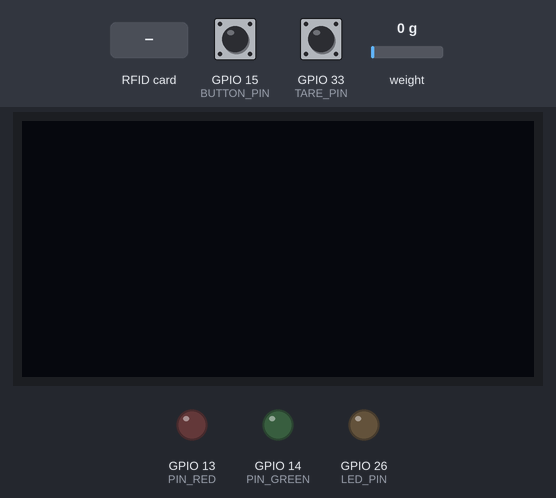
Simulated run of this sketch. Board: ESP32. Parts: 128×64 one-colour display, output pins drawn as LEDs (lit = HIGH). Inputs (shaded band) come from the test bench; at power-on: weight on the scale 0 g, GPIO 33 (TARE_PIN) HIGH, GPIO 15 (BUTTON_PIN) HIGH. WiFi joins after 1.5 s; servers stay silent unless stated; uploads are accepted with an empty reply; what the sketch prints to the serial monitor is not drawn.

Above: at 6.2 s.
6.3 s: weight on the scale set to 100 g
At 7.0 s:
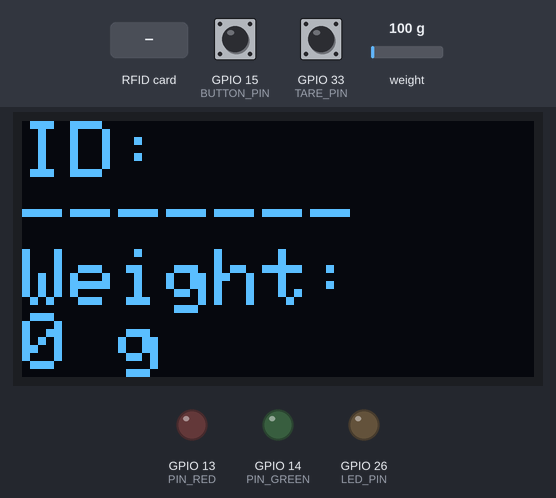
7.8 s: GPIO 33 (TARE_PIN) pulled LOW for 0.15 s
At 10.1 s:
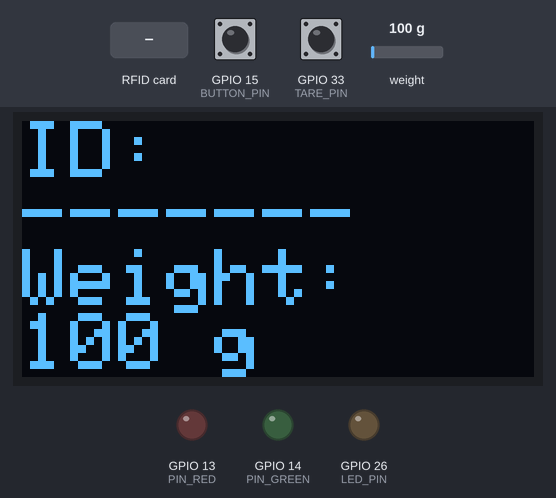
10.4 s: RFID card 5E 7A 19 C4 held to the reader
At 11.3 s:
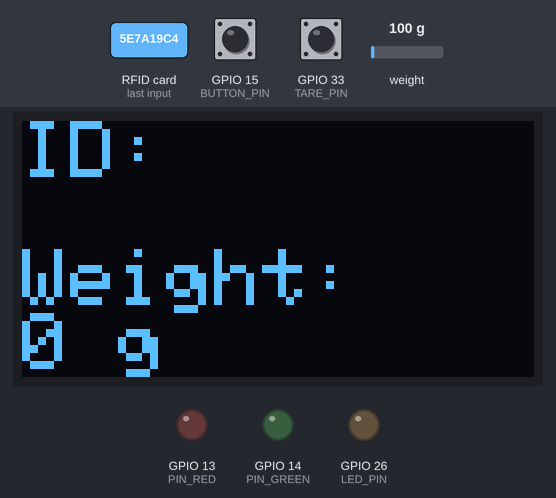
12.1 s: GPIO 15 (BUTTON_PIN) pulled LOW for 0.15 s
At 13.1 s:
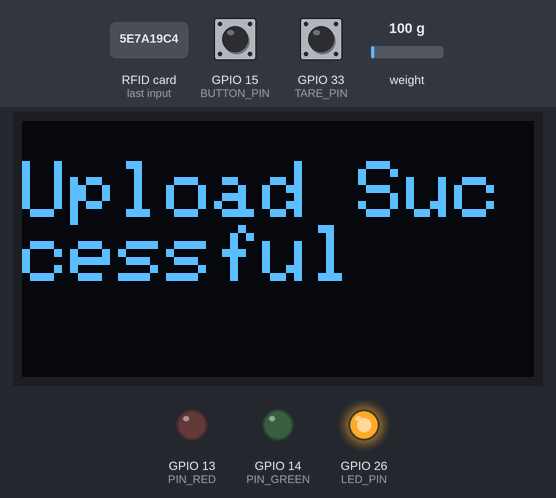
15.2 s: GPIO 15 (BUTTON_PIN) pulled LOW for 1 s
At 17.6 s:
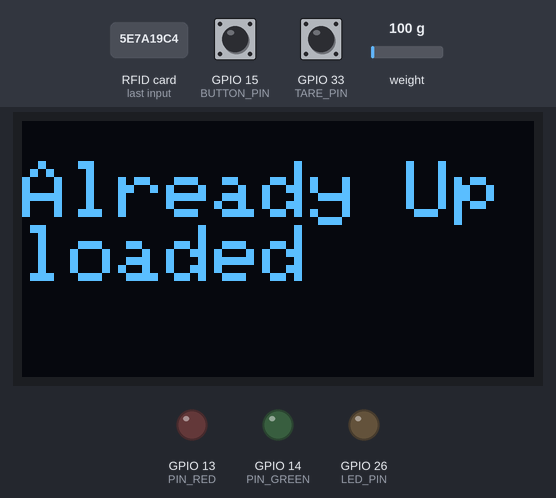
18.1 s: weight on the scale set to 1250 g
At 19.1 s:
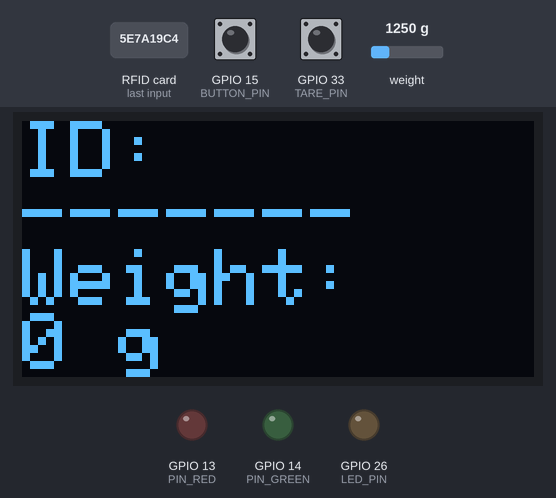
Timing chart, 0 to 20.6 s (numbered marks = the images above; inputs shaded):
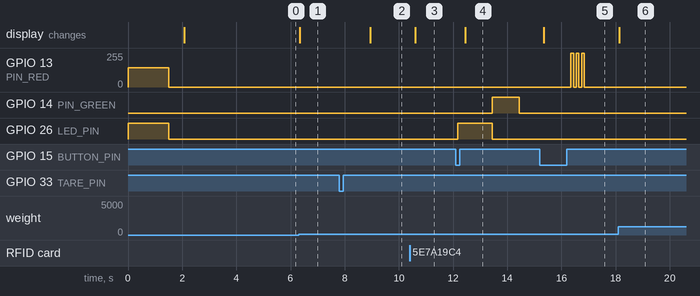

The sketch:

Tea_farm_management_esp32_code.ino
```cpp
/* Declaration from the Author:
The portions of the codes responsible for interfacing the load cell with ESP32 Microcontroller is adapted from the works posted by Rui Santos on RandomNerdTutorials.com
The portions of the code related to RFID and uploading to google sheet is adapted from Himanshu Sharma. The GitHub project is available at https://github.com/himanshus2847/IoT-Attendance-System-using-RFID
*/

// Message from Rui Santos
/*
  Rui Santos
  Complete project details at https://RandomNerdTutorials.com/esp32-load-cell-hx711/

  Permission is hereby granted, free of charge, to any person obtaining a copy
  of this software and associated documentation files.

  The above copyright notice and this permission notice shall be included in all
  copies or substantial portions of the Software.
*/

// Library HX711 by Bogdan Necula: https://github.com/bogde/HX711
// Library: pushbutton by polulu: https://github.com/pololu/pushbutton-arduino

#include <Arduino.h>
#include "HX711.h"  // Library for using the HX711 amplifier for reading the data from a load cell
#include "soc/rtc.h"
#include <Wire.h>
#include <Adafruit_GFX.h>
#include <Adafruit_SSD1306.h> // Library for using a OLED Display
#include <Pushbutton.h> // Library for simplifying the code of pushbutton

#include <SPI.h>
#include <MFRC522.h> // Library for using RFID Card

#include "WiFi.h"
#include <HTTPClient.h>

/* Edit Your WiFi Name and Password. */
const char* ssid = "Your_WiFi_Name";
const char* password = "Your_WiFi_Password";
String upload_link = "YOUR_GOOGLE_SHEET_UPLOAD_LINK"; /* For example: "https://script.google.com/macros/s/xxxxxxx__xx_xxxxxxxxxxxxxxx_xxxx_xxxxxxxxxxxxxxxxxxxxxxxxxxxxxxxxxxxxx/exec" */


int httpCode = 0;
unsigned long startMillis;
unsigned long currentMillis;
const unsigned long period = 5000;

/* HX711 circuit wiring */
const int LOADCELL_DOUT_PIN = 16;
const int LOADCELL_SCK_PIN = 4;

/*---------------rfid initials---------------*/
#define SS_PIN  5  // ESP32 pin GIOP5
#define RST_PIN 27 // ESP32 pin GIOP27
MFRC522 mfrc522(SS_PIN, RST_PIN); // Instance of the class
MFRC522::MIFARE_Key key;

/* Setting the block to which we want to write data */
/* Be aware of Sector Trailer Blocks */
int blockNum = 2;
/* Create an array of 16 Bytes and fill it with data */

/* Length of buffer should be 2 Bytes more than the size of Block (16 Bytes) */
byte bufferLen = 18;
byte readBlockData[18];

/* The RFID card has ID numbers written on it which corresponds to Staffs of the Facility.
The ID is 8 digits long. For example "00000008".
  */
String convertedID = " ";
String idOld = " "; // The previously scanned ID
bool newCardScanned = false;
MFRC522::StatusCode status;


#define LED_PIN 26

HX711 scale;
int reading;
int lastReading;

//REPLACE WITH YOUR CALIBRATION FACTOR
#define CALIBRATION_FACTOR 391.33

//OLED Display
#define SCREEN_WIDTH 128 // OLED display width, in pixels
#define SCREEN_HEIGHT 64 // OLED display height, in pixels

// Declaration for an SSD1306 display connected to I2C (SDA, SCL pins)
#define OLED_RESET     -1 // Reset pin # (or -1 if sharing Arduino reset pin)
Adafruit_SSD1306 display(SCREEN_WIDTH, SCREEN_HEIGHT, &Wire, OLED_RESET);

//Button
#define BUTTON_PIN 15
#define TARE_PIN 33
Pushbutton button(BUTTON_PIN);
Pushbutton buttonTare(TARE_PIN);

#define PIN_RED 13
#define PIN_GREEN 14
#define PIN_BLUE 26

//#include <Fonts/FreeSans9pt7b.h>
void displayText(String message) {
  display.clearDisplay();
  display.setTextSize(2);
  display.setTextColor(WHITE);
  display.setCursor(0, 10);
  // Display static text
  display.println(message);
  display.display();
  delay(1000);
}

void displayIdWeight(String id, int weight) {
  display.clearDisplay();
  display.setTextSize(2);
  display.setTextColor(WHITE);
  display.setCursor(0, 0);
  display.println("ID:");
  display.println(id);
  display.println("Weight: ");
  display.print(weight);
  display.print(" g");
  display.display();

}

void ReadDataFromBlock(int blockNum, byte readBlockData[])
{
  for (byte i = 0; i < 6; i++)
  {
    key.keyByte[i] = 0xFF; /* The key for reading the data is 11111111 */
  }
  /* Authenticating the desired data block for Read access using Key A */
  status = mfrc522.PCD_Authenticate(MFRC522::PICC_CMD_MF_AUTH_KEY_A, blockNum, &key, &(mfrc522.uid));

  if (status != MFRC522::STATUS_OK)
  {
    Serial.print("Authentication failed for Read: ");
    Serial.println(mfrc522.GetStatusCodeName(status));
    Serial.println("Error from Card Authentication Failure.");
    displayText("Scan Again!");
    setLedColor('r'); // Utilizing an RGB LED for warning signal.
    return;
  }


  /* Reading data from the Block */
  status = mfrc522.MIFARE_Read(blockNum, readBlockData, &bufferLen);
  bufferLen = 18; //Remember to re-initialize bufferlen, because it gets reset after the read call
  if (status != MFRC522::STATUS_OK)
  {
    Serial.print("Reading failed: ");
    Serial.println(mfrc522.GetStatusCodeName(status));
    displayText("Scan Again!");
    setLedColor('r');
    return;
  }

}

/* A function to detect when the same card is being scanned more than one time  */
bool dataMatches(String idOldLocal, String idNew)
{

  if (idOldLocal == idNew)
  {
    return true;
  }
  else
  {
    idOld = idNew;
    return false;
  }
}


/* Uploads the scanned ID and weight reading from the load cell to the Google Sheet.
To upload to the Google Sheet, we need the uploading link obtained from the Sheet which is stored in the variable upload_link.
The Instructions to generate the upload link will be described in the ReadMe file.  */

void upload(String id,int weight)
{

    if(WiFi.status()== WL_CONNECTED)
    {
        HTTPClient http;
        setLedColor('b');
        String serverPath = String(upload_link) + "?id="+ id +"&tea-leaf-weight="+String(weight);
        Serial.print("POST data to spreadsheet:");
        Serial.println(serverPath);
        http.begin(serverPath.c_str());
        http.setFollowRedirects(HTTPC_STRICT_FOLLOW_REDIRECTS);
        httpCode = http.GET();
        if (httpCode != 200)
        {
          displayText("Scan Again");
          setLedColor('n');
          setLedColor('r');
        }
        else
        {
          displayText("Upload Successful");
          setLedColor('n');
          setLedColor('g');
        }
        Serial.print("HTTP Status Code: ");
        Serial.println(httpCode);
        //---------------------------------------------------------------------
        //getting response from google sheet
        String payload;
        if (httpCode > 0) {
            payload = http.getString();
            Serial.println("Payload: "+payload);
        }
        http.end();
        delay(1000);
        setLedColor('n');
    }
}


void setLedColor(char code)
{
  switch (code)
  {
    case 'r': // Red
      ledfn(255,0,0);
      break;
    case 'g': // Green
      ledfn(0, 255, 0);
      break;
    case 'b': // Blue
      ledfn(0, 0, 255);
      break;
    case 'y': // Yellow
      ledfn(255,200,0);
      break;
    case 'v': // Violet
      ledfn(143, 0, 255);
      break;
    case 'n': // LED Off
      ledfn(0,0,0);
      break;
  }
}

// Function to write the PWM values to RGB LED Pins.
void ledfn(int r, int g, int b)
{
  analogWrite(PIN_RED, r);
  analogWrite(PIN_GREEN, g);
  analogWrite(PIN_BLUE, b);
}

void setup() {

  pinMode(PIN_RED, OUTPUT);
  pinMode(PIN_GREEN, OUTPUT);
  pinMode(PIN_BLUE, OUTPUT);

  WiFi.begin(ssid, password);
  Serial.begin(9600);
  SPI.begin();
  startMillis = millis();
  pinMode(LED_PIN, OUTPUT);
  while (WiFi.status() != WL_CONNECTED)
  {
    setLedColor('n');
    setLedColor('v');
    delay(500);
    Serial.println("Connecting to WiFi..");
  }
  setLedColor('n');
  Serial.println("Connected to the WiFi network");
  delay(500);


  mfrc522.PCD_Init();
  Serial.println("rfid reader initiated");

  if (!display.begin(SSD1306_SWITCHCAPVCC, 0x3C)) {
    Serial.println(F("SSD1306 allocation failed"));
    for (;;);
  }
  delay(2000);
  display.clearDisplay();
  display.setTextColor(WHITE);

  Serial.println("Initializing the scale");
  scale.begin(LOADCELL_DOUT_PIN, LOADCELL_SCK_PIN);

  scale.set_scale(CALIBRATION_FACTOR);   // this value is obtained by calibrating the scale with known weights; see the README for details
  scale.tare();               // reset the scale to 0
}

void loop() {

  mfrc522.PCD_Init();
  newCardScanned = false;
  if (mfrc522.PICC_IsNewCardPresent())
  {
    if (mfrc522.PICC_ReadCardSerial())
    {
      newCardScanned = true;
      ReadDataFromBlock(blockNum, readBlockData);
      convertedID = String((char*) readBlockData);
      convertedID.trim();
      currentMillis = millis();

        displayIdWeight(convertedID, lastReading);
        startMillis = currentMillis;

    }
  }
  currentMillis = millis();  //get the current "time" (actually the number of milliseconds since the program started)
  if ((button.getSingleDebouncedPress() && currentMillis - startMillis <= period) || httpCode == -1)  /* The upload button must be pressed with period */
  {
    if (!dataMatches(idOld, convertedID))
    {
    Serial.println("Upload Data to Sheet");
    upload(convertedID, lastReading);
    }
    else
    {
      displayText("Already Uploaded");
      for(int i=1; i<4; i++) // Show a pattern of LED light to detect this state
      {
        setLedColor('r');
        delay(100);
        setLedColor('n');
        delay(100);
      }

      Serial.println(idOld);
      Serial.println(convertedID);
    }
  }


  if (scale.wait_ready_timeout(200)) {
    if (buttonTare.getSingleDebouncedPress())
    {
      scale.tare();
/*
This line of code is important. The load cell you will be using may not be perfect.
It may gradually show an offset in reading. Taring before getting a reading solves this problem.
*/

    }
    reading = round(scale.get_units());

    currentMillis = millis();
    if (reading != lastReading && currentMillis - startMillis >= period ) {

      displayIdWeight("-------", lastReading);
    }
    /* The display showing the readings resets after the time specified by "period"  */
    lastReading = reading;
  }
  else {
    Serial.println("HX711 not found.");
  }

}
```

Measured:
- after the input at 6.3 s, the display: changes at once (image 1)
- after the input at 7.8 s, the display: changes after 1.1 s (image 2)
- after the input at 10.4 s, the display: changes after 0.20 s (image 3)
- after the input at 12.1 s, GPIO 14 (PIN_GREEN): LOW → HIGH after 1.3 s, → LOW 1.0 s later; GPIO 26 (LED_PIN): LOW → HIGH after 0.08 s, → LOW 1.3 s later; the display: changes after 0.34 s (image 4)
- after the input at 15.2 s, GPIO 13 (PIN_RED): alternates 255/255 for 0.10 s and 0/255 for 0.10 s, 6 changes in all, then stays 0/255, starting after 1.1 s; the display: changes after 0.15 s (image 5)
- after the input at 18.1 s, the display: changes at once (image 6)
